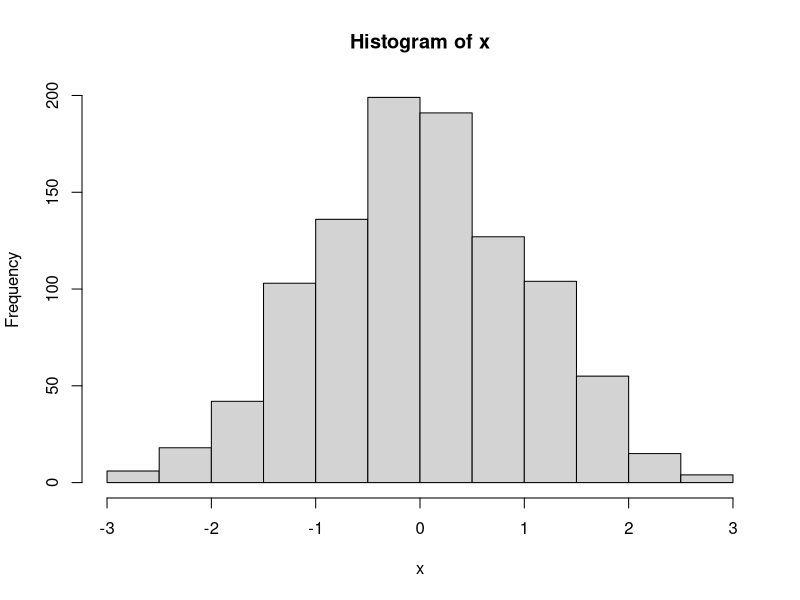

Write the R code that produced this figure.
## ---- chunk 1
knitr::opts_chunk$set(echo = TRUE)
## ---- chunk 2
x=rnorm(1000)
hist(x)

